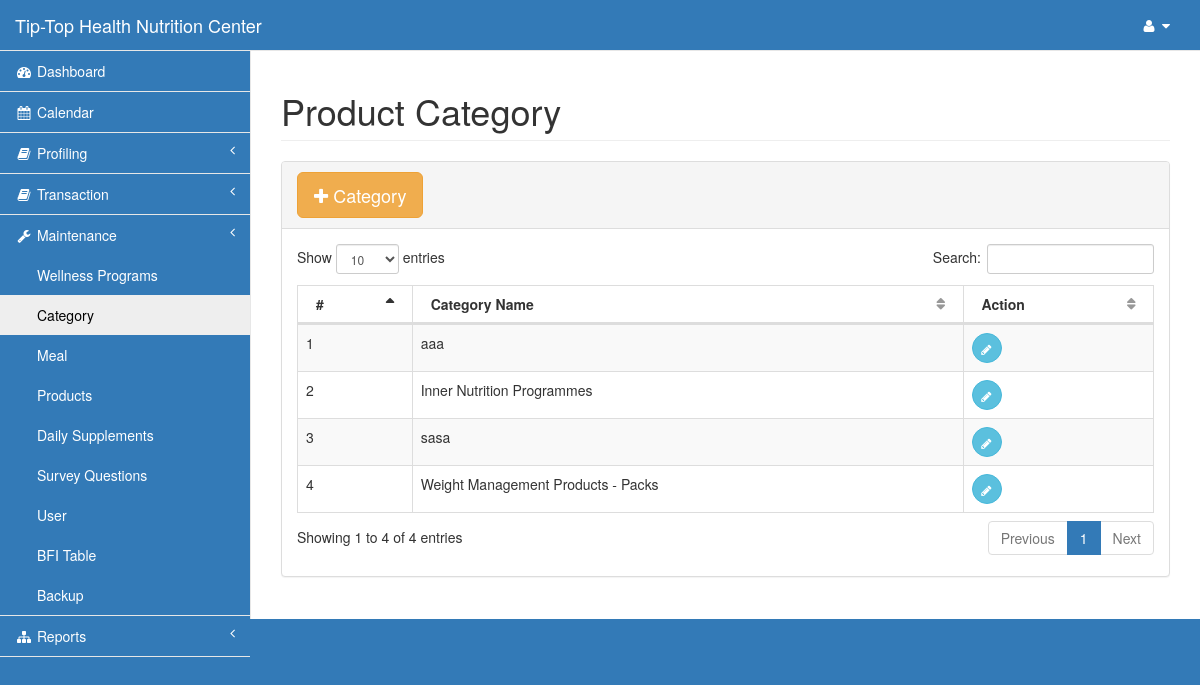
The app's page /pages/category.php (signed in) with its own data.
### tables this page shows
CREATE TABLE `category` (
  `cat_id` int(11) NOT NULL,
  `cat_name` varchar(50) NOT NULL
);

### pages/category.php (the view, shortened to what this page needs)
<?php include('session.php');?>
<!DOCTYPE html>
<html lang="en">
<head>
    <?php include('css.php');?>
</head>
<body>
    <div id="wrapper">
        <?php include('nav.php');?>
        <div id="page-wrapper">
            <div class="row">
                <div class="col-lg-12">
                    <h1 class="page-header">Product Category</h1>
                </div>
            </div>
            <div class="row">
                <div class="col-lg-12">
                    <div class="panel panel-default">
                        <div class="panel-heading">
                            <button type="button" class="btn btn-warning btn-lg" data-toggle="modal" data-target="#myModal"><i class="fa fa-plus"></i> Category </button>
                        </div>
                        <div class="panel-body">
                            <table width="100%" class="table table-striped table-bordered table-hover" id="dataTables-example">
                                <thead>
                                    <tr>
                                        <th>#</th>
                                        <th>Category Name</th>
                                        <th>Action</th>
                                    </tr>
                                </thead>
                                <tbody>
<?php
        $query=mysqli_query($con,"select * from category order by cat_name")or die(mysqli_error($con));
            $i=1;
          while ($row=mysqli_fetch_array($query)){
            $id=$row['cat_id'];
?>
                                    <tr class="odd gradeX">
                                        <td class="center"><?php echo $i;?></td>
                                        <td><?php echo $row['cat_name'];?></td>
                                        <td>
                                            <a href="" class="btn btn-info btn-circle" data-toggle="modal" data-target="#edit<?php echo $id;?>"><i class="fa fa-pencil"></i></a>
                                        </td>
                                    </tr>
<?php $i++;}?>
                                </tbody>
                            </table>
                    </div>
                </div>
            </div>
        </div>
    </div>
</body>
</html>

### pages/css.php (style rules this page uses)
.navbar-default, body { background-color: #337ab7!important; }

### records on screen
category: cat_name "aaa"
category: cat_name "Inner Nutrition Programmes"
category: cat_name "sasa"
category: cat_name "Weight Management Products - Packs"
